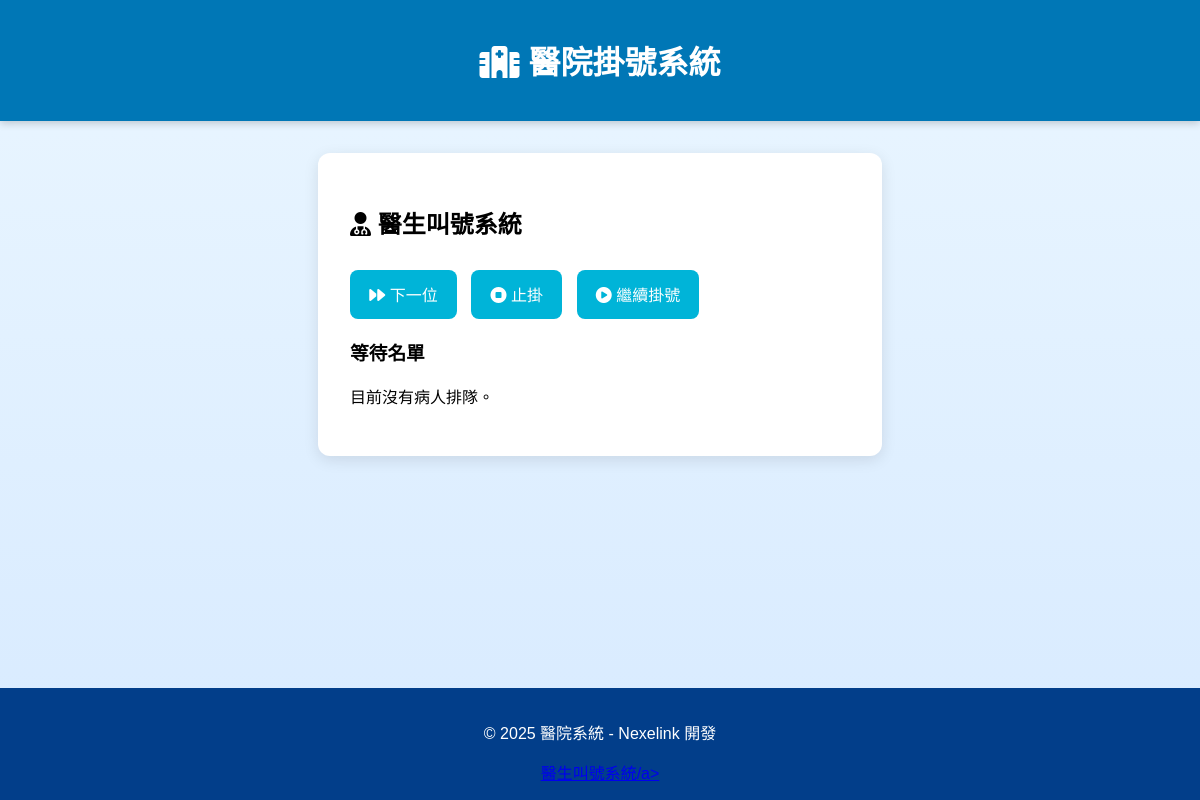
Before: /doctor with the older database file.
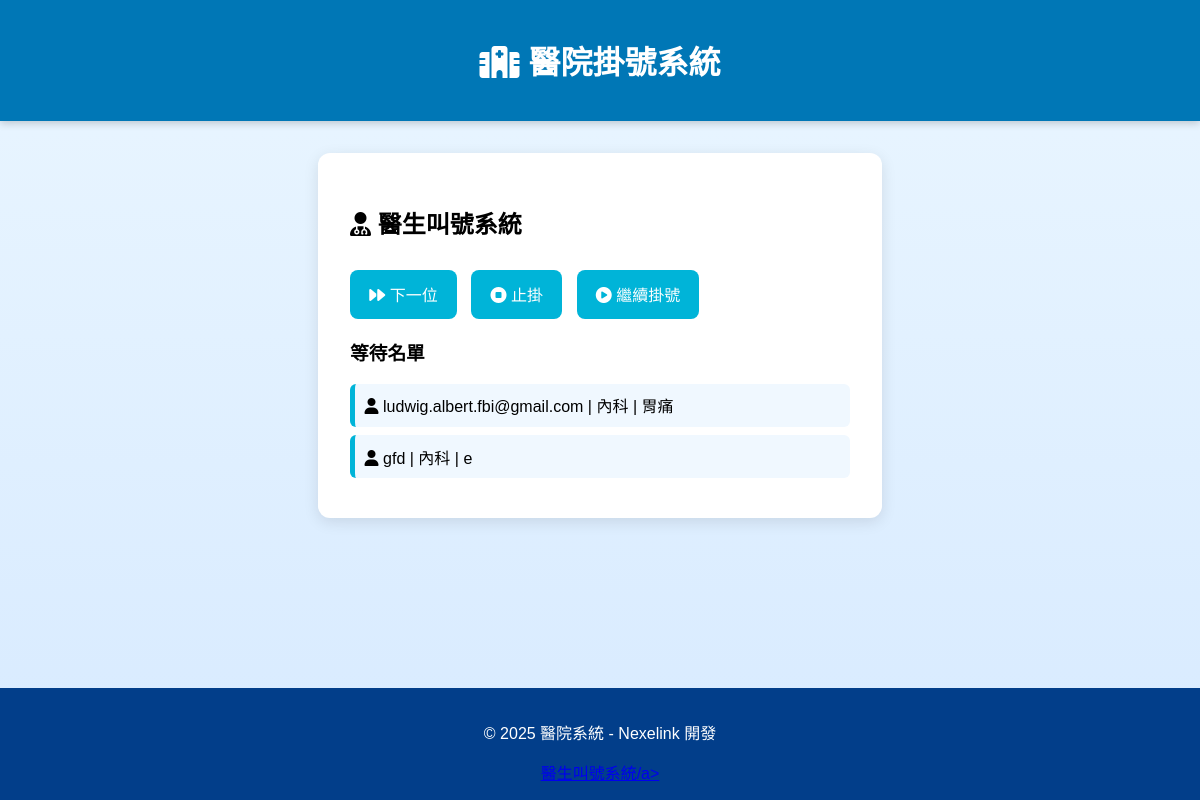
After: the same page with the newer database file.
### tables this page shows
CREATE TABLE appointments (
        id INTEGER PRIMARY KEY AUTOINCREMENT,
        user_id INTEGER,
        department TEXT,
        symptoms TEXT,
        status TEXT,
        FOREIGN KEY (user_id) REFERENCES users(id)
    );

CREATE TABLE users (
        id INTEGER PRIMARY KEY AUTOINCREMENT,
        username TEXT UNIQUE,
        password TEXT,
        id_number TEXT,
        birthday TEXT
    );

### app.py (the view, shortened to what this page needs)
@app.route('/doctor', methods=['GET', 'POST'])
def doctor():
    conn = sqlite3.connect('hospital.db')
    c = conn.cursor()
    c.execute('''SELECT a.id, u.username, a.department, a.symptoms
                 FROM appointments a JOIN users u ON a.user_id = u.id
                 WHERE a.status = 'waiting'
                 ORDER BY a.id ASC''')
    waiting_list = c.fetchall()
    conn.close()
    return render_template('doctor_home.html', waiting=waiting_list)

### templates/doctor_home.html
{% extends "layout.html" %}
{% block content %}
<div class="card">
  <h2><i class="fas fa-user-md"></i> 醫生叫號系統</h2>
  <form method="POST" class="doctor-controls">
    <button name="next" type="submit"><i class="fas fa-forward"></i> 下一位</button>
    <button name="stop" type="submit"><i class="fas fa-stop-circle"></i> 止掛</button>
    <button name="resume" type="submit"><i class="fas fa-play-circle"></i> 繼續掛號</button>
  </form>
  <div class="queue">
    <h3>等待名單</h3>
    {% for p in waiting %}
      <div class="queue-item">
        <i class="fas fa-user"></i> {{ p[1] }} | {{ p[2] }} | {{ p[3] }}
      </div>
    {% else %}
      <p>目前沒有病人排隊。</p>
    {% endfor %}
  </div>
</div>
{% endblock %}

### templates/layout.html (shortened to what this page needs)
<!DOCTYPE html>
<html lang="zh-Hant">
<head>
  <link rel="stylesheet" href="/static/css.css">
  <link rel="stylesheet" href="https://cdnjs.cloudflare.com/ajax/libs/font-awesome/6.4.0/css/all.min.css">
</head>
<body>
  <header>
    <h1><i class="fas fa-hospital"></i> 醫院掛號系統</h1>
  </header>
  <main>
    {% block content %}{% endblock %}
  </main>
<footer>
  <footer>© 2025 醫院系統 - Nexelink 開發</footer>
  <a href="/templates/doctor_home.html"></i> 醫生叫號系統/a>
</footer>
</body>
</html>

### static/css.css (style rules this page uses)
body { font-family: 'Noto Sans TC', sans-serif; margin: 0; background: linear-gradient(to bottom, #eaf6ff, #d7eaff); display: flex; flex-direction: column; min-height: 100vh; }
header { background-color: #0077b6; color: white; padding: 1rem; text-align: center; box-shadow: 0 2px 8px rgba(0,0,0,0.2); }
main { flex: 1; display: flex; justify-content: center; align-items: start; padding: 2rem; }
footer { background: #023e8a; color: white; text-align: center; padding: 1rem; margin-top: auto; }
.card { background: white; border-radius: 12px; padding: 2rem; box-shadow: 0 4px 15px rgba(0,0,0,0.1); width: 100%; max-width: 500px; animation: fadeIn 0.5s ease-in-out; }
button { background-color: #00b4d8; color: white; padding: 0.8rem 1.2rem; font-size: 1rem; border: none; border-radius: 8px; cursor: pointer; transition: 0.3s; margin-top: 10px; }
.doctor-controls button { margin-right: 10px; }
.queue { margin-top: 1rem; }
.queue-item { background: #f0f8ff; padding: 0.6rem; border-left: 5px solid #00b4d8; margin-bottom: 0.5rem; border-radius: 6px; }

Changed rows visible on the page:
added appointments: username "ludwig.albert.fbi@gmail.com", department "內科", symptoms "胃痛"
added appointments: username "gfd", department "內科", symptoms "e"
Other visible differences:
text no longer shown: "目前沒有病人排隊。"
